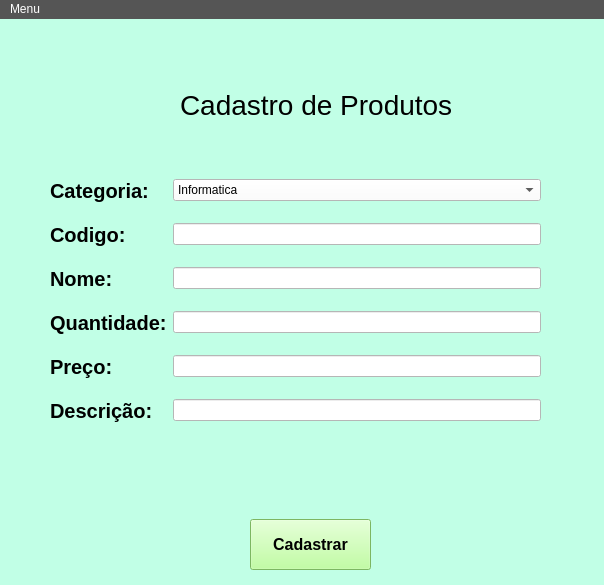
<?xml version="1.0" encoding="UTF-8"?>
<ui version="4.0">
 <class>Cadastro</class>
 <widget class="QMainWindow" name="Cadastro">
  <property name="geometry">
   <rect>
    <x>0</x>
    <y>0</y>
    <width>604</width>
    <height>585</height>
   </rect>
  </property>
  <property name="windowTitle">
   <string>Cadastro de Produtos</string>
  </property>
  <property name="styleSheet">
   <string notr="true">background-color: rgb(193, 255, 230);</string>
  </property>
  <widget class="QWidget" name="centralwidget">
   <widget class="QLabel" name="lbTitulo">
    <property name="geometry">
     <rect>
      <x>180</x>
      <y>70</y>
      <width>271</width>
      <height>31</height>
     </rect>
    </property>
    <property name="font">
     <font>
      <pointsize>21</pointsize>
      <weight>50</weight>
      <italic>false</italic>
      <bold>false</bold>
     </font>
    </property>
    <property name="styleSheet">
     <string notr="true">font:&quot;Segoe UI&quot;;</string>
    </property>
    <property name="text">
     <string>Cadastro de Produtos</string>
    </property>
   </widget>
   <widget class="QWidget" name="formLayoutWidget">
    <property name="geometry">
     <rect>
      <x>50</x>
      <y>160</y>
      <width>491</width>
      <height>266</height>
     </rect>
    </property>
    <layout class="QFormLayout" name="LayoutProdutos">
     <property name="horizontalSpacing">
      <number>6</number>
     </property>
     <property name="verticalSpacing">
      <number>20</number>
     </property>
     <item row="2" column="0">
      <widget class="QLabel" name="lbCodigo">
       <property name="font">
        <font>
         <pointsize>15</pointsize>
         <weight>75</weight>
         <bold>true</bold>
        </font>
       </property>
       <property name="text">
        <string>Codigo:</string>
       </property>
      </widget>
     </item>
     <item row="2" column="1">
      <widget class="QLineEdit" name="inputCodigo">
       <property name="styleSheet">
        <string notr="true">background-color: rgb(255, 255, 255);</string>
       </property>
      </widget>
     </item>
     <item row="3" column="0">
      <widget class="QLabel" name="lbNome">
       <property name="font">
        <font>
         <pointsize>15</pointsize>
         <weight>75</weight>
         <bold>true</bold>
        </font>
       </property>
       <property name="text">
        <string>Nome:</string>
       </property>
      </widget>
     </item>
     <item row="3" column="1">
      <widget class="QLineEdit" name="inputNome">
       <property name="styleSheet">
        <string notr="true">background-color: rgb(255, 255, 255);</string>
       </property>
      </widget>
     </item>
     <item row="5" column="0">
      <widget class="QLabel" name="lbPreco">
       <property name="font">
        <font>
         <pointsize>15</pointsize>
         <weight>75</weight>
         <bold>true</bold>
        </font>
       </property>
       <property name="text">
        <string>Preço:</string>
       </property>
      </widget>
     </item>
     <item row="5" column="1">
      <widget class="QLineEdit" name="inputPreco">
       <property name="styleSheet">
        <string notr="true">background-color: rgb(255, 255, 255);</string>
       </property>
      </widget>
     </item>
     <item row="4" column="0">
      <widget class="QLabel" name="lbQuantidade">
       <property name="font">
        <font>
         <pointsize>15</pointsize>
         <weight>75</weight>
         <bold>true</bold>
        </font>
       </property>
       <property name="text">
        <string>Quantidade:</string>
       </property>
      </widget>
     </item>
     <item row="4" column="1">
      <widget class="QLineEdit" name="inputQuantidade">
       <property name="styleSheet">
        <string notr="true">background-color: rgb(255, 255, 255);</string>
       </property>
      </widget>
     </item>
     <item row="6" column="0">
      <widget class="QLabel" name="lbDescricao">
       <property name="font">
        <font>
         <pointsize>15</pointsize>
         <weight>75</weight>
         <bold>true</bold>
        </font>
       </property>
       <property name="text">
        <string>Descrição:</string>
       </property>
      </widget>
     </item>
     <item row="6" column="1">
      <widget class="QLineEdit" name="inputDescricao">
       <property name="styleSheet">
        <string notr="true">background-color: rgb(255, 255, 255);</string>
       </property>
      </widget>
     </item>
     <item row="1" column="0">
      <widget class="QLabel" name="lbCategoria">
       <property name="font">
        <font>
         <pointsize>15</pointsize>
         <weight>75</weight>
         <bold>true</bold>
        </font>
       </property>
       <property name="text">
        <string>Categoria:</string>
       </property>
      </widget>
     </item>
     <item row="1" column="1">
      <widget class="QComboBox" name="cbCategoria">
       <property name="styleSheet">
        <string notr="true">font: 10pt &quot;MS Shell Dlg 2&quot;;
background-color: rgb(255, 255, 255);</string>
       </property>
       <property name="editable">
        <bool>false</bool>
       </property>
       <item>
        <property name="text">
         <string>Informatica</string>
        </property>
       </item>
       <item>
        <property name="text">
         <string>Bebidas</string>
        </property>
       </item>
       <item>
        <property name="text">
         <string>Congelados</string>
        </property>
       </item>
       <item>
        <property name="text">
         <string>Utilidades</string>
        </property>
       </item>
       <item>
        <property name="text">
         <string>Frutas</string>
        </property>
       </item>
      </widget>
     </item>
    </layout>
   </widget>
   <widget class="QPushButton" name="btnCadastrar">
    <property name="geometry">
     <rect>
      <x>250</x>
      <y>500</y>
      <width>121</width>
      <height>51</height>
     </rect>
    </property>
    <property name="font">
     <font>
      <pointsize>12</pointsize>
      <weight>75</weight>
      <bold>true</bold>
     </font>
    </property>
    <property name="styleSheet">
     <string notr="true">background-color: rgb(175, 255, 137);</string>
    </property>
    <property name="text">
     <string>Cadastrar</string>
    </property>
   </widget>
   <widget class="QLabel" name="lbResposta">
    <property name="geometry">
     <rect>
      <x>140</x>
      <y>450</y>
      <width>341</width>
      <height>20</height>
     </rect>
    </property>
    <property name="styleSheet">
     <string notr="true">color: rgb(4, 4, 4);
font: 75 11pt &quot;MS Shell Dlg 2&quot;;</string>
    </property>
    <property name="text">
     <string/>
    </property>
    <property name="alignment">
     <set>Qt::AlignCenter</set>
    </property>
   </widget>
  </widget>
  <widget class="QMenuBar" name="menuBar">
   <property name="geometry">
    <rect>
     <x>0</x>
     <y>0</y>
     <width>604</width>
     <height>22</height>
    </rect>
   </property>
   <property name="styleSheet">
    <string notr="true">background-color: rgb(85, 85, 85);
color: rgb(255, 255, 255);
font: 75 10pt &quot;MS Shell Dlg 2&quot;;
selection-color: rgb(123, 255, 138);
selection-background-color: rgb(12, 12, 12);</string>
   </property>
   <widget class="QMenu" name="menuHome">
    <property name="title">
     <string>Menu</string>
    </property>
    <addaction name="actionTelaPrincipal"/>
   </widget>
   <addaction name="menuHome"/>
  </widget>
  <action name="actionCadastrar">
   <property name="text">
    <string>Cadastrar</string>
   </property>
  </action>
  <action name="actionVisualizar">
   <property name="text">
    <string>Visualizar</string>
   </property>
  </action>
  <action name="actionTelaPrincipal">
   <property name="text">
    <string>Tela Inicial</string>
   </property>
  </action>
 </widget>
 <resources/>
 <connections/>
</ui>
